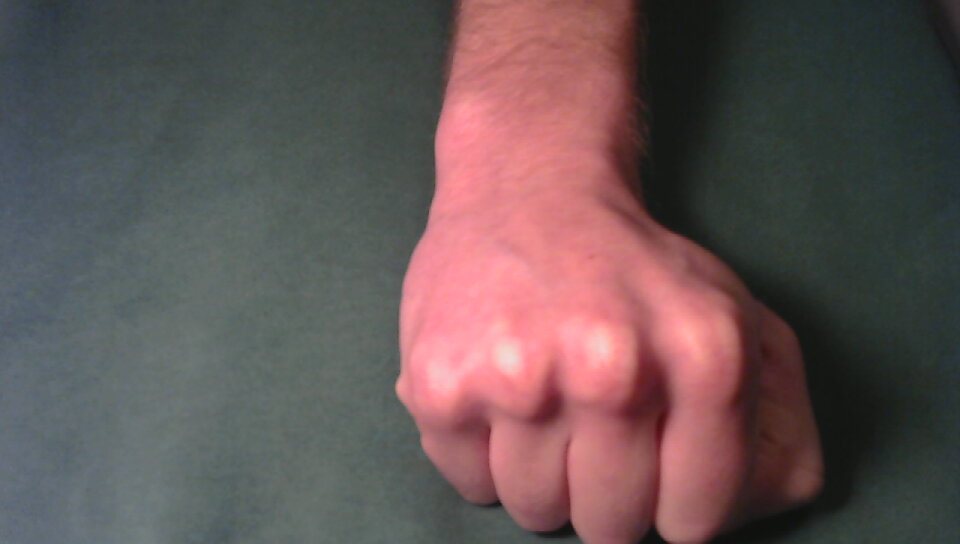
#> input picture myRPS/rock/0.jpg, 960 x 544 px
$ python main.py
#> lines starting #> are read from the running program, lines starting #| are printed output that depends on the picture; after the words box and inside, x2 and y2 are one past the last pixel; in counts of white or black regions, pixels touching at a corner belong together
import cv2
import numpy as np


def templateMatch(gray, scissorGray, rockGray, paperGray, ambientGray):
    #ret, thresh1 = cv2.threshold(blur, 70, 255, cv2.THRESH_BINARY_INV+cv2.THRESH_OTSU)

    paperMatch = cv2.matchTemplate(gray, paperGray, cv2.TM_CCOEFF_NORMED)
    rockMatch = cv2.matchTemplate(gray, rockGray, cv2.TM_CCOEFF_NORMED)
    scissorsMatch = cv2.matchTemplate(gray, scissorGray, cv2.TM_CCOEFF_NORMED)
    ambientMatch = cv2.matchTemplate(gray, ambientGray, cv2.TM_CCOEFF_NORMED)

    _, paperConfidence, _, _ = cv2.minMaxLoc(paperMatch)
    _, rockConfidence, _, _ = cv2.minMaxLoc(rockMatch)
    _, scissorsConfidence, _, _ = cv2.minMaxLoc(scissorsMatch)
    _, ambientConfidence, _, _ = cv2.minMaxLoc(ambientMatch)

    #print ("paper: " + str(paperConfidence) + " rock: " + str(rockConfidence) + " scissors: " + str(scissorsConfidence))

    if (paperConfidence > rockConfidence and paperConfidence > scissorsConfidence and paperConfidence > ambientConfidence):
        #print ("Paper!")
        return "Paper!"

    elif (rockConfidence > paperConfidence and rockConfidence > scissorsConfidence and rockConfidence > ambientConfidence):
        #print ("Rock!")
        return "Rock!"

    elif (scissorsConfidence > rockConfidence and scissorsConfidence > paperConfidence and scissorsConfidence > ambientConfidence):
        #print ("Scissors!")
        return "Scissors!"

    else:
        #print ("Nothing there!")
        return ""


def main():

    cap = cv2.VideoCapture(1)

    rockImg = cv2.imread("./rock/0.jpg")
#> rockImg is the input picture: shape (544, 960, 3); mean B, G, R 85.2, 85.1, 101.3
    paperImg = cv2.imread("./paper/0.jpg")
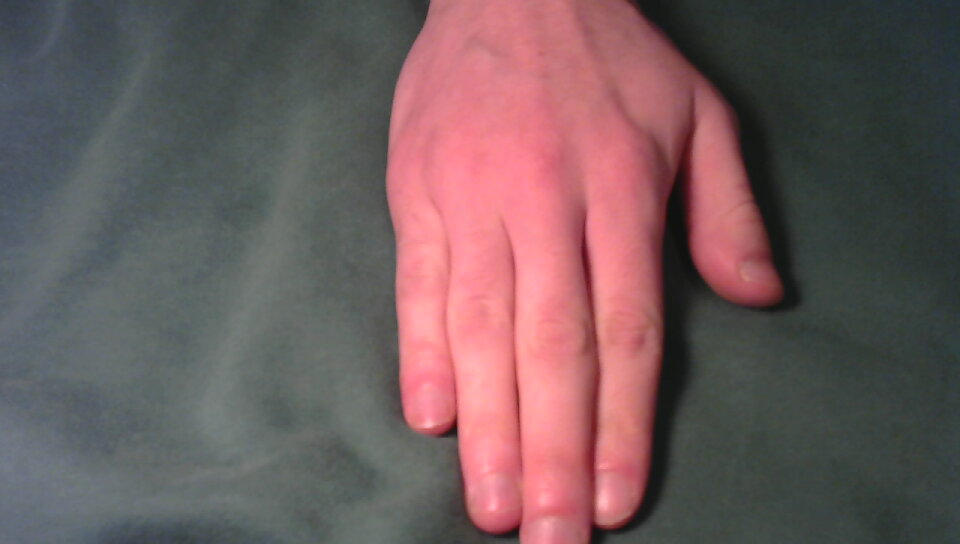
#> input picture myRPS/paper/0.jpg, 960 x 544 px
#> paperImg is the input picture: shape (544, 960, 3); mean B, G, R 92.8, 91.5, 112.4
    scissorImg = cv2.imread("./scissors/0.jpg")
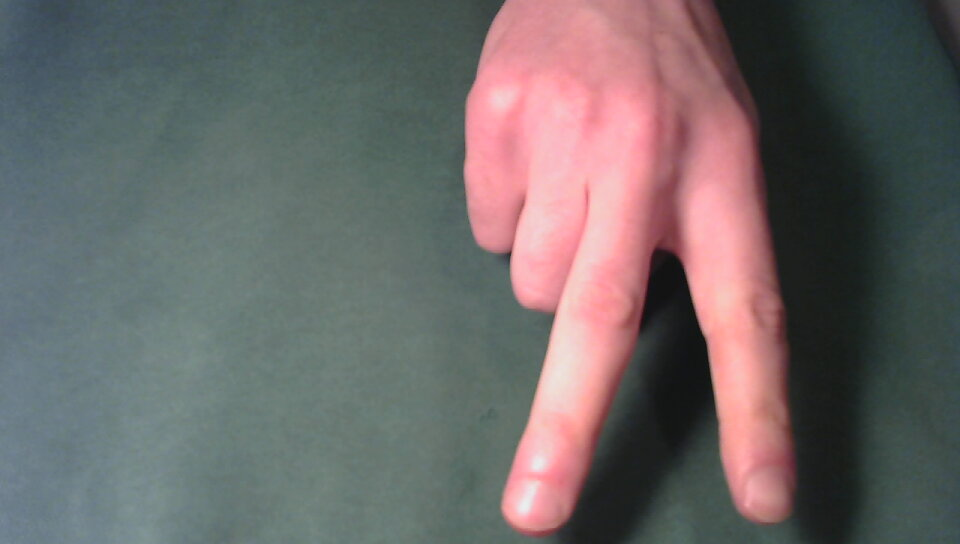
#> input picture myRPS/scissors/0.jpg, 960 x 544 px
#> scissorImg is the input picture: shape (544, 960, 3); mean B, G, R 103.6, 103.9, 108.6
    ambientImg = cv2.imread("./ambient/0.jpg")

    rockGray = cv2.cvtColor(rockImg, cv2.COLOR_BGR2GRAY)
    paperGray = cv2.cvtColor(paperImg, cv2.COLOR_BGR2GRAY)
    scissorGray = cv2.cvtColor(scissorImg, cv2.COLOR_BGR2GRAY)
    ambientGray = cv2.cvtColor(ambientImg, cv2.COLOR_BGR2GRAY)

    ret1, rockThresh = cv2.threshold(rockGray, 70, 255, cv2.THRESH_BINARY_INV+cv2.THRESH_OTSU)
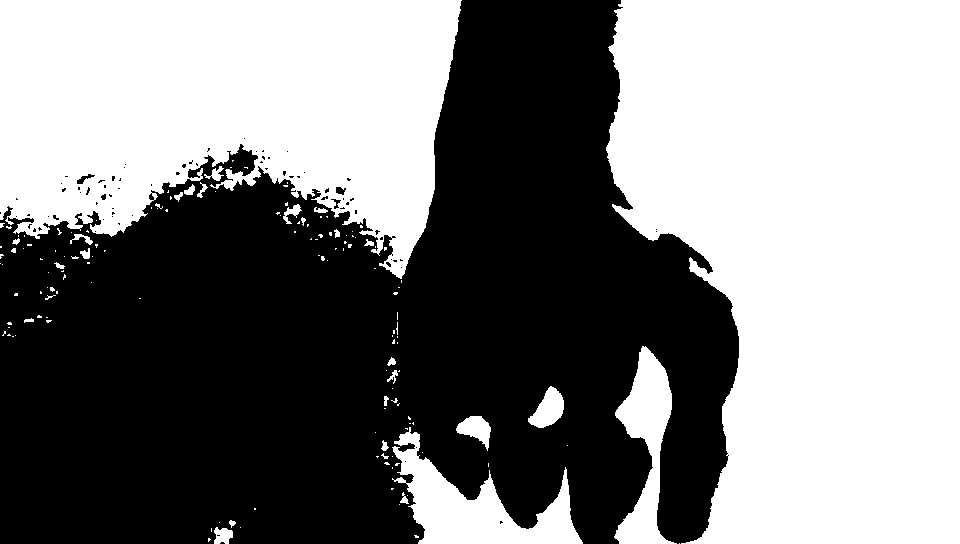
#> rockThresh: shape (544, 960); 50.8% white; 76 black regions (71 under 20 px), largest, box (x1, y1, x2, y2) and area: (0, 0, 739, 544) 256296, (77, 174, 95, 184) 70, (336, 187, 346, 195) 56, (331, 199, 341, 209) 38, (101, 194, 106, 200) 23
#> ret1 = 90
    ret2, paperThresh = cv2.threshold(paperGray, 70, 255, cv2.THRESH_BINARY_INV+cv2.THRESH_OTSU)
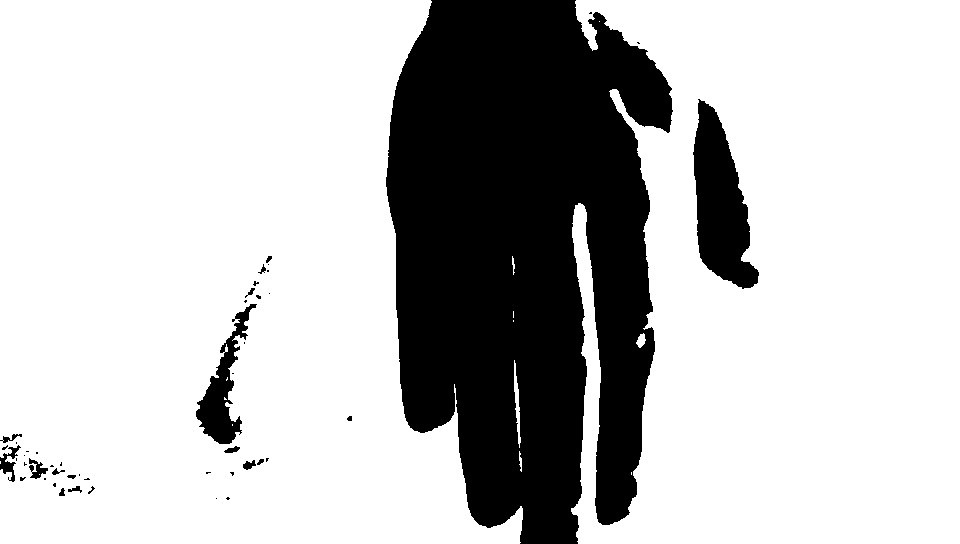
#> paperThresh: shape (544, 960); 75.5% white; 47 black regions (30 under 20 px), largest, box (x1, y1, x2, y2) and area: (386, 0, 673, 544) 116671, (693, 99, 759, 289) 7282, (196, 304, 257, 444) 2729
#> ret2 = 117
    ret3, scissorThresh = cv2.threshold(scissorGray, 70, 255, cv2.THRESH_BINARY_INV+cv2.THRESH_OTSU)
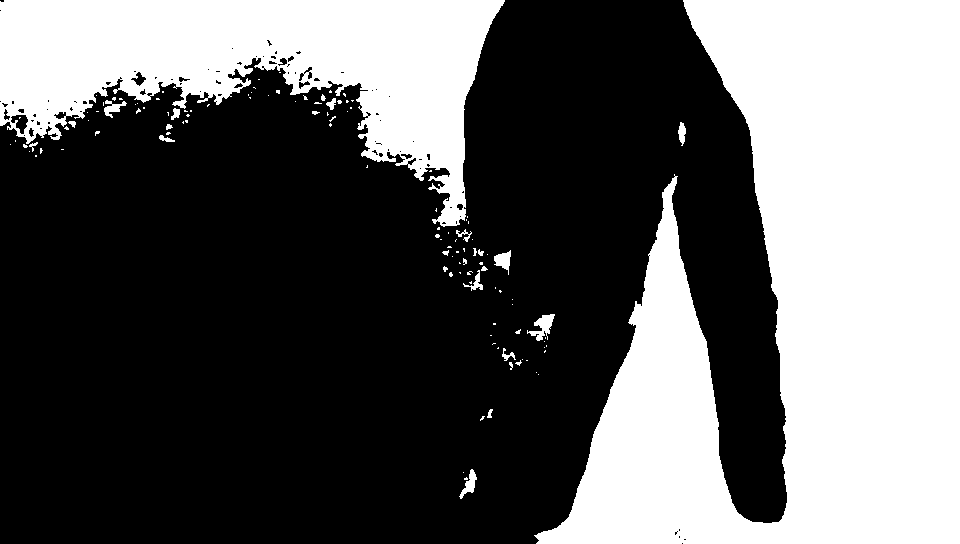
#> scissorThresh: shape (544, 960); 38.2% white; 123 white regions (99 under 20 px), largest, box (x1, y1, x2, y2) and area: (534, 0, 960, 544) 142307, (0, 0, 505, 227) 54662, (527, 314, 555, 341) 341
#> ret3 = 96
    ret4, ambientThresh = cv2.threshold(ambientGray, 70, 255, cv2.THRESH_BINARY_INV+cv2.THRESH_OTSU)
#> ret4 = 117


    while (cap.isOpened()):
        ret, img = cap.read()
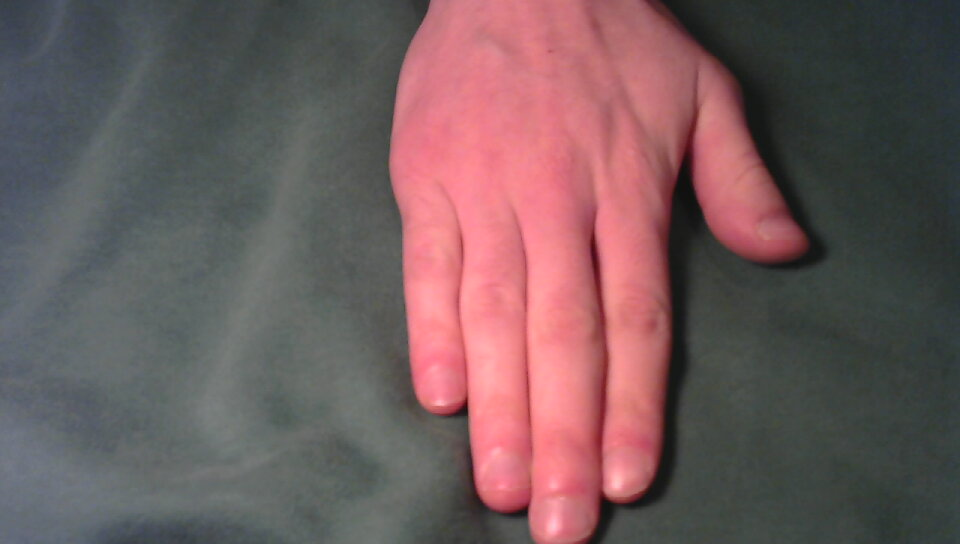
#> input picture myRPS/paper/2018-11-29-193715_2.jpg, 960 x 544 px, given in place of the camera
#> img is the input picture: shape (544, 960, 3); mean B, G, R 92.3, 90.8, 112.8

        gray = cv2.cvtColor(img, cv2.COLOR_BGR2GRAY)
        blur = cv2.GaussianBlur(gray, (5,5), 0)

        ret, imgThresh = cv2.threshold(blur, 70, 255, cv2.THRESH_BINARY_INV+cv2.THRESH_OTSU)
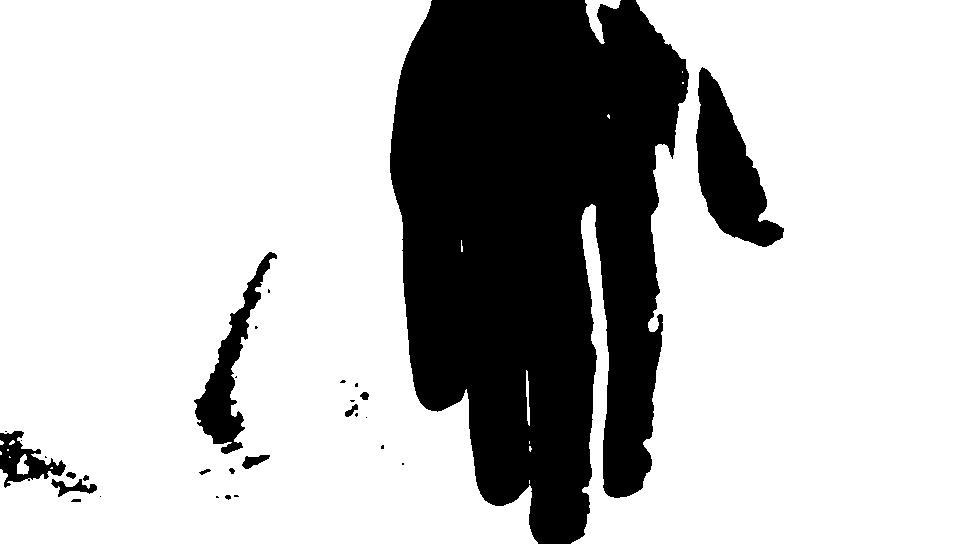
#> imgThresh: shape (544, 960); 74.6% white; 30 black regions (16 under 20 px), largest, box (x1, y1, x2, y2) and area: (390, 0, 689, 544) 118316, (696, 67, 784, 247) 7706, (194, 252, 277, 454) 4288
#> ret = 115

        result = templateMatch(blur, scissorGray, rockGray, paperGray, ambientGray)
#> in templateMatch, `paperMatch = cv2.matchTemplate(gray, paperGray, cv2.TM_CCOEFF_NORMED)`: paperMatch = [0.889]
#> in templateMatch, `rockMatch = cv2.matchTemplate(gray, rockGray, cv2.TM_CCOEFF_NORMED)`: rockMatch = [0.664]
#> in templateMatch, `scissorsMatch = cv2.matchTemplate(gray, scissorGray, cv2.TM_CCOEFF_NOR..`: scissorsMatch = [0.574]
#> in templateMatch, `ambientMatch = cv2.matchTemplate(gray, ambientGray, cv2.TM_CCOEFF_NORM..`: ambientMatch = [0.889]
#> in templateMatch, `_, paperConfidence, _, _ = cv2.minMaxLoc(paperMatch)`: paperConfidence = 0.889
#> in templateMatch, `_, rockConfidence, _, _ = cv2.minMaxLoc(rockMatch)`: rockConfidence = 0.664
#> in templateMatch, `_, scissorsConfidence, _, _ = cv2.minMaxLoc(scissorsMatch)`: scissorsConfidence = 0.574
#> in templateMatch, `_, ambientConfidence, _, _ = cv2.minMaxLoc(ambientMatch)`: ambientConfidence = 0.889
#> result = ''

        print (result)


        cv2.imshow("Input", imgThresh)
        k = cv2.waitKey(10)
#> (key Esc is pressed here)
        if k == 27:
            break


main()
